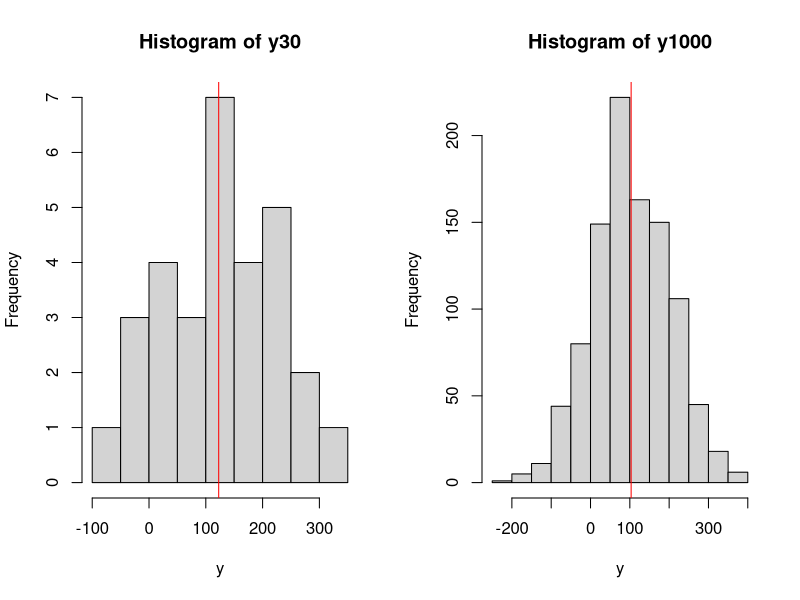

Recreate this plot in R. (Note: this script raises an error after producing the figure.)
## ---- chunk 1
obs <- 10000
# Generate data from normal distribution
y <- rnorm(obs,100,100)
# Create sub-samples of 50 and 100 observations
y30 <- sample(y, 30)
y1000 <- sample(y, 1000)
par(mfcol=c(1,2))
hist(y30, xlab="y")
abline(v=mean(y30), col="red")
hist(y1000, xlab="y")
abline(v=mean(y1000), col="red")
## ---- chunk 2
knitr::include_graphics("images/02-statistics-LLN.png")
## ---- chunk 3
nIterations <- 1000
yMean <- vector("numeric",nIterations)
for(i in 1:nIterations){
    yMean[i] <- mean(sample(y,1000))
}
hist(yMean, xlab="Sample mean")
## ---- chunk 4
mu <- 100
sigma <- 10
nIterations <- 1000
# Generate data from normal distribution, 10,000 observations
y <- rnorm(10000,mu,sigma)
# This is the function, which will calculate the two variances
varFunction <- function(y){
   return(c(var(y), mean((y-mean(y))^2)))
}
# Calculate biased and unbiased variances for the sample of 30 observations,
# repeat nIterations times
varValues <- replicate(nIterations, varFunction(sample(y,30)))
## ---- chunk 5
par(mfcol=c(1,2))
# Histogram of unbiased estimate
hist(varValues[1,], xlab="V(y)", ylab="y", main="Unbiased estimate of V(y)")
abline(v=mean(varValues[1,]), col="red")
legend("topright",legend=TeX(paste0("E$\\left(V(y)\\right)$=",round(mean(varValues[1,]),2))),lwd=1,col="red")

# Histogram of the biased estimate
hist(varValues[2,], xlab="V(y)", ylab="y", main="Biased estimate of V(y)")
abline(v=mean(varValues[2,]), col="red")
legend("topright",legend=TeX(paste0("E$\\left(V(y)\\right)$=",round(mean(varValues[2,]),2))),lwd=1,col="red")
## ---- chunk 6
knitr::include_graphics("images/02-statistics-efficiency.png")
## ---- chunk 7
knitr::include_graphics("images/02-statistics-consistency.png")
## ---- chunk 8
hist(rnorm(10000), xlab=TeX("$\\bar{y}$"), ylab="Density", xlim=c(-5,5), axes=FALSE, main="")
par(new=TRUE)
plot(seq(-5,5,0.1), dnorm(seq(-5,5,0.1)), xlab="", ylab="", type="l")
lines(seq(-5,5,0.1), dnorm(seq(-5,5,0.1)), lwd=1, lty=1, col="darkblue")
lines(c(-5,5), c(0,0), col="black", lwd=1)
abline(v=0, col="darkblue", lwd=2)
legend("topright",legend=c(TeX("$\\mu$")),
       lwd=c(2), col=c("darkblue"))
## ---- chunk 9
plot(seq(-5,5,0.1), dnorm(seq(-5,5,0.1)), xlab=TeX("$\\bar{y}$"), ylab="Density", type="l",
     lwd=0, lty=0, col="darkblue")
polygon(c(seq(-5,5,0.1),rev(seq(-5,5,0.1))),
        c(dnorm(seq(-5,5,0.1)),rep(0,length(seq(-5,5,0.1)))), col="grey95", lty=0)
lines(seq(-5,5,0.1), dnorm(seq(-5,5,0.1)), lwd=1, lty=1, col="darkblue")
lines(c(-5,5), c(0,0), col="black", lwd=1)
polygon(c(seq(-5,qnorm(0.025),0.01),rev(seq(-5,qnorm(0.025),0.01))),
        c(dnorm(seq(-5,qnorm(0.025),0.01)), rep(0,length(seq(-5,qnorm(0.025),0.01)))), col="grey")
polygon(c(seq(qnorm(0.975),5,0.01),rev(seq(qnorm(0.975),5,0.01))),
        c(dnorm(seq(qnorm(0.975),5,0.01)), rep(0,length(seq(qnorm(0.975),5,0.01)))), col="grey")
abline(v=qnorm(c(0.025,0.975)), col="darkred", lwd=2)
abline(v=0, col="darkblue", lwd=2)
legend("topright",legend=c(TeX("$\\mu$"),"bounds",TeX("$1-\\alpha$"),TeX("$\\alpha$")),
       lwd=c(2,2,6,6), col=c("darkblue","darkred","grey95","grey"))
## ---- chunk 10
plot(seq(-5,5,0.1), dnorm(seq(-5,5,0.1),-1), xlab=TeX("$\\bar{y}$"), ylab="Density", type="l", xlim=c(-5,5),
     lwd=1,lty=2, col="darkblue")
polygon(c(seq(-5,5,0.1),rev(seq(-5,5,0.1))),
        c(dnorm(seq(-5,5,0.1),-1),rep(0,length(seq(-5,5,0.1)))),col="grey95",lty=0)
lines(seq(-5,5,0.1), dnorm(seq(-5,5,0.1),-1), lwd=2, lty=1, col="darkblue")
abline(v=-1, col="darkblue", lwd=2, lty=2)
polygon(c(seq(-5,5,0.1),rev(seq(-5,5,0.1))),
        c(dnorm(seq(-5,5,0.1),0),rep(0,length(seq(-5,5,0.1)))),col="white",lty=0)
lines(c(-5,5), c(0,0), col="black", lwd=1)
lines(seq(-5,5,0.1), dnorm(seq(-5,5,0.1),-1), lwd=1, lty=2, col="darkblue")
lines(seq(-5,5,0.1), dnorm(seq(-5,5,0.1)), lwd=2, lty=1, col="darkgreen")
lines(c(-1,-1), c(0,dnorm(-1)), col="darkblue", lwd=1, lty=2)
abline(v=qnorm(c(0.025,0.975)), col="darkred", lwd=2)
abline(v=0, col="darkgreen", lwd=2, lty=2)
legend("topright",legend=c(TeX("$\\mu$"),"Sample mean","Bounds","True PDF","Assumed PDF"),
       lwd=c(2,2,2,2,2), col=c("darkblue","darkgreen","darkred","darkblue","darkgreen"), lty=c(2,2,1,1,1))
## ---- chunk 11
plot(seq(-5,5,0.1), dt(seq(-5,5,0.1), 36-1), xlab="t", ylab="Density", type="l",
     lwd=0, lty=0, col="darkblue")
polygon(c(seq(-5,5,0.1),rev(seq(-5,5,0.1))),
        c(dt(seq(-5,5,0.1), 36-1),rep(0,length(seq(-5,5,0.1)))), col="grey95", lty=0)
lines(seq(-5,5,0.1), dt(seq(-5,5,0.1), 36-1), lwd=1, lty=1, col="darkgreen")
lines(c(-5,5), c(0,0), col="black", lwd=1)
polygon(c(seq(-5,qt(0.025, 36-1),0.01),rev(seq(-5,qt(0.025, 36-1),0.01))),
        c(dt(seq(-5,qt(0.025, 36-1),0.01),36-1), rep(0,length(seq(-5,qt(0.025, 36-1),0.01)))), col="grey")
polygon(c(seq(qt(0.975, 36-1),5,0.01),rev(seq(qt(0.975, 36-1),5,0.01))),
        c(dt(seq(qt(0.975, 36-1),5,0.01),36-1), rep(0,length(seq(qt(0.975, 36-1),5,0.01)))), col="grey")
abline(v=qt(c(0.025,0.975),36-1), col="darkred", lwd=2)
abline(v=-3, col="darkblue", lwd=2)
legend("topright",legend=c("critical values","calculated t",TeX("$1-\\alpha$"),TeX("$\\alpha$")),
       lwd=c(2,2,6,6), col=c("darkred","darkblue","grey95","grey"))
## ---- chunk 12
plot(seq(-1.5,0.5,0.01), dt((seq(-1.5,0.5,0.01)+0.5)*6, 36-1), xlab="Sample mean", ylab="Density", type="l",
     lwd=0, lty=0, col="darkblue")
polygon(c(seq(-1.5,0.5,0.01),rev(seq(-1.5,0.5,0.01))),
        c(dt((seq(-1.5,0.5,0.01)+0.5)*6, 36-1),rep(0,length(seq(-1.5,0.5,0.01)))), col="grey95", lty=0)
lines(seq(-1.5,0.5,0.01), dt((seq(-1.5,0.5,0.01)+0.5)*6, 36-1), lwd=1, lty=1, col="darkgreen")
lines(c(-1.5,0.5), c(0,0), col="black", lwd=1)
polygon(c(seq(-1.5,qt(0.025, 36-1)/6-0.5,0.01),rev(seq(-1.5,qt(0.025, 36-1)/6-0.5,0.01))),
        c(dt((seq(-1.5,qt(0.025, 36-1)/6-0.5,0.01)+0.5)*6,36-1), rep(0,length(seq(-1.5,qt(0.025, 36-1)/6-0.5,0.01)))), col="grey")
polygon(c(seq(qt(0.975, 36-1)/6-0.5,0.5,0.01),rev(seq(qt(0.975, 36-1)/6-0.5,0.5,0.01))),
        c(dt((seq(qt(0.975, 36-1)/6-0.5,0.5,0.01)+0.5)*6,36-1), rep(0,length(seq(qt(0.975, 36-1)/6-0.5,0.5,0.01)))), col="grey")
abline(v=qt(c(0.025,0.975),36-1)/6-0.5, col="darkred", lwd=2)
abline(v=0, col="darkblue", lwd=2)
legend("topright",legend=c("bounds",TeX("$\\mu$=0"),TeX("$1-\\alpha$"),TeX("$\\alpha$")),
       lwd=c(2,2,6,6), col=c("darkred","darkblue","grey95","grey"))
## ---- chunk 13
pt(-3, 36-1)
## ---- chunk 14
plot(seq(-3,3,0.1),dnorm(seq(-3,3,0.1)),type="l",ylab="Density",xlab="y",main="PDF of Normal distribution")
abline(v=0, col="red")
text(0.5,0.05,TeX("$\\mu =0$"))
## ---- chunk 15
plot(seq(-3,3,0.01),dlaplace(seq(-3,3,0.01)),type="l",ylab="Density",xlab="y",main="PDF of Laplace distribution")
abline(v=0, col="red")
## ---- chunk 16
plot(seq(-3,3,0.01),ds(seq(-3,3,0.01)),type="l",ylab="Density",xlab="y",main="PDF of S distribution")
abline(v=0, col="red")
## ---- chunk 17
plot(seq(-3,3,0.01),dgnorm(seq(-3,3,0.01),0,1,0.5),type="l",ylab="Density",xlab="y",main="PDF of Generalised Normal distribution",
     ylim=c(0,0.6))
lines(seq(-3,3,0.01),dgnorm(seq(-3,3,0.01),0,1,1),col="darkblue")
lines(seq(-3,3,0.01),dgnorm(seq(-3,3,0.01),0,1,2),col="darkred")
lines(seq(-3,3,0.01),dgnorm(seq(-3,3,0.01),0,1,1000),col="purple")
abline(v=0, col="red")
legend("topright",legend=c(TeX("$\\beta =0.5$"),TeX("$\\beta =1$"),TeX("$\\beta =2$"),TeX("$\\beta =1000$")),
       col=c("black","darkblue","darkred","purple"),lwd=1)
## ---- chunk 18
plot(seq(-3,3,0.01),dalaplace(seq(-3,3,0.01),0,1,0.5),type="l",ylab="Density",xlab="y",main="PDF of Asymmetric Laplace distribution",
     ylim=c(0,0.6))
lines(seq(-3,3,0.01),dalaplace(seq(-3,3,0.01),0,1,0.2),col="darkblue")
lines(seq(-3,3,0.01),dalaplace(seq(-3,3,0.01),0,1,0.8),col="darkred")
abline(v=0, col="red")
legend("topright",legend=c(TeX("$\\alpha =0.5$"),TeX("$\\alpha =0.2$"),TeX("$\\alpha =0.8$")),
       col=c("black","darkblue","darkred"),lwd=1)
## ---- chunk 19
plot(seq(0,6,0.01),dinvgauss(seq(0,6,0.01),1,dispersion=10),type="l",ylab="Density",xlab="y",main="PDF of Inverse Gaussian distribution")
lines(seq(0,6,0.01),dinvgauss(seq(0,6,0.01),1,dispersion=1),col="darkblue")
lines(seq(0,6,0.01),dinvgauss(seq(0,6,0.01),1,dispersion=0.1),col="darkred")
abline(v=1, col="red")
legend("topright",legend=c(TeX("$s =10$"),TeX("$s =1$"),TeX("$s =0.1$")),
       col=c("black","darkblue","darkred"),lwd=1)
## ---- chunk 20
plot(seq(0,6,0.01),dgamma(seq(0,6,0.01),0.1,scale=10),type="l",ylab="Density",xlab="y",main="PDF of Gamma distribution")
lines(seq(0,6,0.01),dgamma(seq(0,6,0.01),1,scale=1),col="darkblue")
lines(seq(0,6,0.01),dgamma(seq(0,6,0.01),10,scale=0.1),col="darkred")
abline(v=1, col="red")
legend("topright",legend=c(TeX("$s =10$"),TeX("$s =1$"),TeX("$s =0.1$")),
       col=c("black","darkblue","darkred"),lwd=1)
